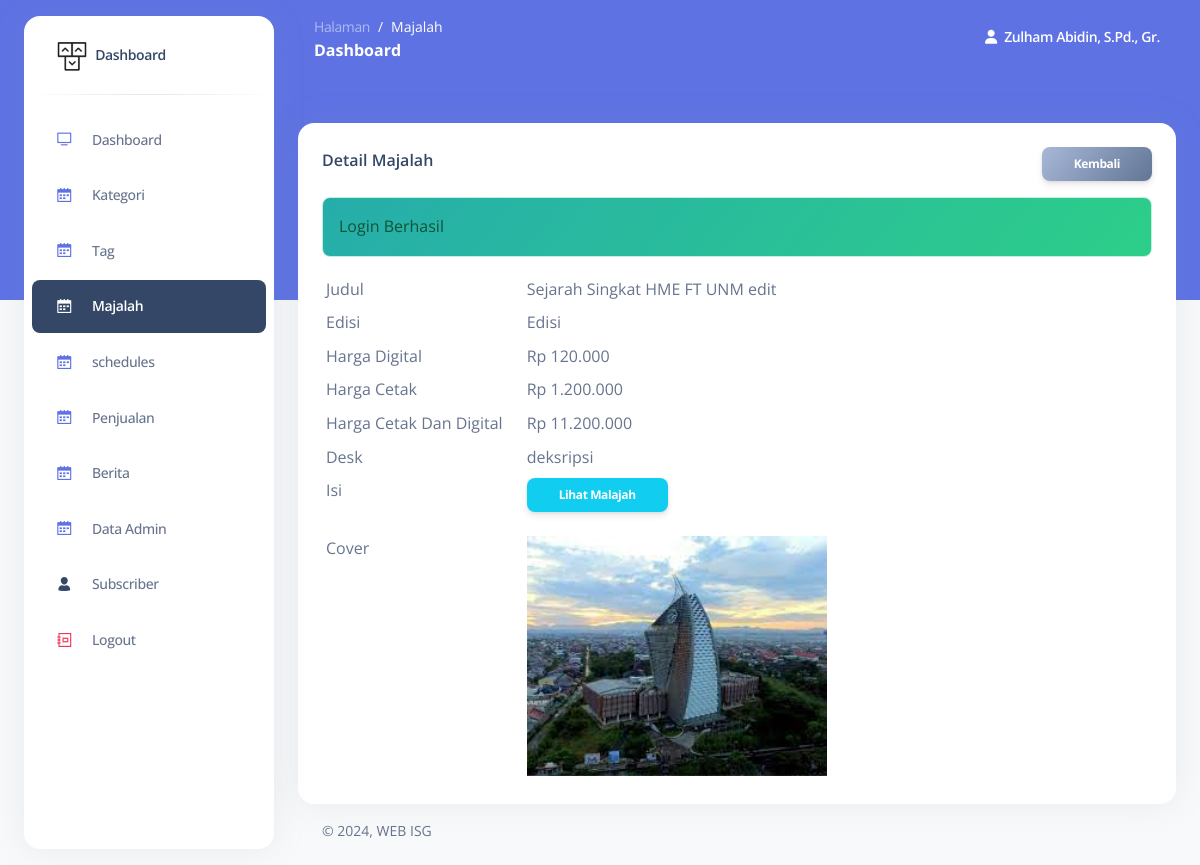
The page /admin/majalah-detail.php?id=5 (signed in) on the database its author committed.
### tables this page shows
CREATE TABLE `majalah` (
  `id_majalah` int NOT NULL,
  `judul` varchar(200) DEFAULT NULL,
  `edisi` varchar(50) DEFAULT NULL,
  `desk` text,
  `isi` varchar(50) DEFAULT NULL,
  `cover` varchar(50) DEFAULT NULL,
  `harga_digital` int DEFAULT NULL,
  `harga_cetak` int DEFAULT NULL,
  `harga_keduanya` int DEFAULT NULL
);

### admin/function/query.php (called while the page is built, shortened)
<?php
function query_select($table, $role = [])
{
  global $conn;
  $sql = "SELECT * FROM $table";
  if (isset($role['where'])) {
    $sql .= " WHERE " . $role['where'];
  }
  $result = mysqli_query($conn, $sql);
  $rows = [];
  while ($row = mysqli_fetch_assoc($result)) {
    $rows[] = $row;
  }
  return $rows;
}

### admin/majalah-detail.php (the view, shortened to what this page needs)
<?php
$id = get("id");
$item = query_select("majalah", ["where" => "id_majalah = '$id'"]);
if ($item) {
  $item = $item[0];
} else {
  direct("majalah.php");
  die;
}
 ?>
<!DOCTYPE html>
<html lang="en">
<body class="g-sidenav-show   bg-gray-100">
  <main class="main-content position-relative border-radius-lg ">
    <div class="container-fluid py-4">
      <div class="row mt-4">
        <div class="col-lg-12 mb-lg-0 mb-4">
          <div class="card " style="min-height: 70vh">
            <div class="card-body">
            	<div class="d-flex justify-content-between">
	              <h6 class="mb-2">Detail Majalah</h6>
            		<a href="majalah.php" class="btn btn-sm bg-gradient-secondary">Kembali</a>
            	</div>
              <table class="data">
                <tr>
                  <td>Judul</td>
                  <td><?= $item["judul"] ?></td>
                </tr>
                <tr>
                  <td>Edisi</td>
                  <td><?= $item["edisi"] ?></td>
                </tr>
                 <tr>
                  <td>Harga Digital </td>
                  <td><?= rp($item["harga_digital"]) ?></td>
                </tr>
                <tr>
                  <td>Harga Cetak </td>
                  <td><?= rp($item["harga_cetak"]) ?></td>
                </tr>
                <tr>
                  <td>Harga Cetak Dan Digital </td>
                  <td><?= rp($item["harga_keduanya"]) ?></td>
                </tr>
                <tr>
                  <td>Desk</td>
                  <td><?= $item["desk"] ?></td>
                </tr>
                <tr>
                  <td>Isi</td>
                  <td>
                    <a class="btn btn-sm btn-info" href="majalah-lihat.php?id=<?= $item["id_majalah"] ?>">Lihat Malajah</a>
                    </td>
                </tr>
                <tr>
                  <td>Cover</td>
                  <td>
                    <img src="assets/img/<?= $item['cover'] ?>" style="width: 300px;" alt="">
                  </td>
                </tr>
              </table>
            </div>
          </div>
        </div>
      </div>
    </div>
  </main>
</body>
</html>

### admin/majalah-detail.php (style rules this page uses)
.data td { padding: 4px; padding-right: 20px; vertical-align: top; }

### rows shown on the page
majalah: judul "Sejarah Singkat HME FT UNM edit", edisi "Edisi", harga_digital "Rp 120.000", harga_cetak "Rp 1.200.000", harga_keduanya "Rp 11.200.000", desk "deksripsi", cover (picture)

### other values the page prints
$hal "Majalah"
$_SESSION[KEY]["login"]["nama"] "Zulham Abidin, S.Pd., Gr."
$comp "Login Berhasil"
